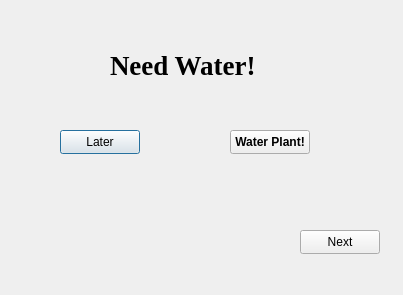
<?xml version="1.0" encoding="UTF-8"?>
<ui version="4.0">
 <class>SecDialog</class>
 <widget class="QDialog" name="SecDialog">
  <property name="geometry">
   <rect>
    <x>0</x>
    <y>0</y>
    <width>403</width>
    <height>295</height>
   </rect>
  </property>
  <property name="windowTitle">
   <string>Dialog</string>
  </property>
  <widget class="QLabel" name="label">
   <property name="geometry">
    <rect>
     <x>110</x>
     <y>40</y>
     <width>151</width>
     <height>51</height>
    </rect>
   </property>
   <property name="font">
    <font>
     <family>Times New Roman</family>
     <pointsize>20</pointsize>
     <bold>true</bold>
    </font>
   </property>
   <property name="text">
    <string>Need Water!</string>
   </property>
  </widget>
  <widget class="QPushButton" name="pushButton">
   <property name="geometry">
    <rect>
     <x>60</x>
     <y>130</y>
     <width>80</width>
     <height>24</height>
    </rect>
   </property>
   <property name="text">
    <string>Later</string>
   </property>
  </widget>
  <widget class="QPushButton" name="pushButton_2">
   <property name="geometry">
    <rect>
     <x>230</x>
     <y>130</y>
     <width>80</width>
     <height>24</height>
    </rect>
   </property>
   <property name="font">
    <font>
     <bold>true</bold>
    </font>
   </property>
   <property name="text">
    <string>Water Plant!</string>
   </property>
  </widget>
  <widget class="QPushButton" name="Next">
   <property name="geometry">
    <rect>
     <x>300</x>
     <y>230</y>
     <width>80</width>
     <height>24</height>
    </rect>
   </property>
   <property name="text">
    <string>Next</string>
   </property>
  </widget>
  <widget class="QStackedWidget" name="stackedWidget">
   <property name="geometry">
    <rect>
     <x>100</x>
     <y>180</y>
     <width>120</width>
     <height>80</height>
    </rect>
   </property>
   <widget class="QWidget" name="page"/>
   <widget class="QWidget" name="page_2"/>
  </widget>
 </widget>
 <resources/>
 <connections/>
</ui>
